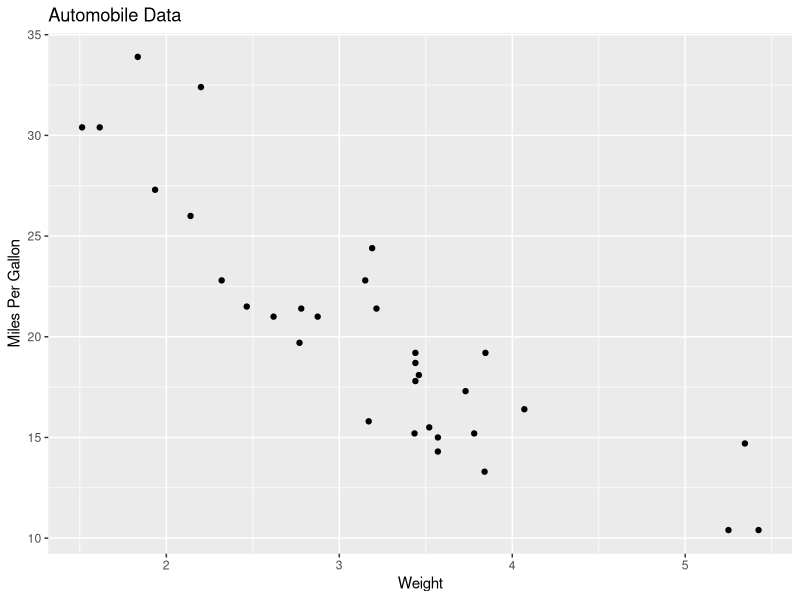
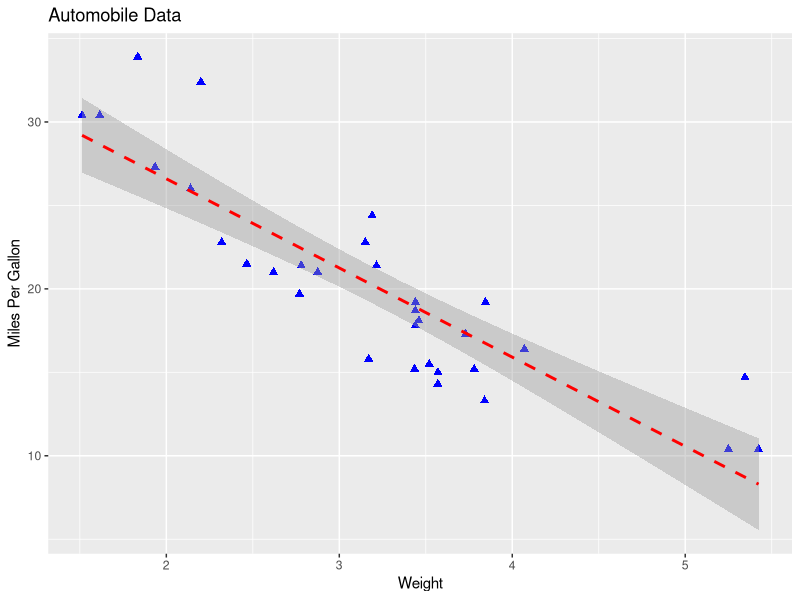
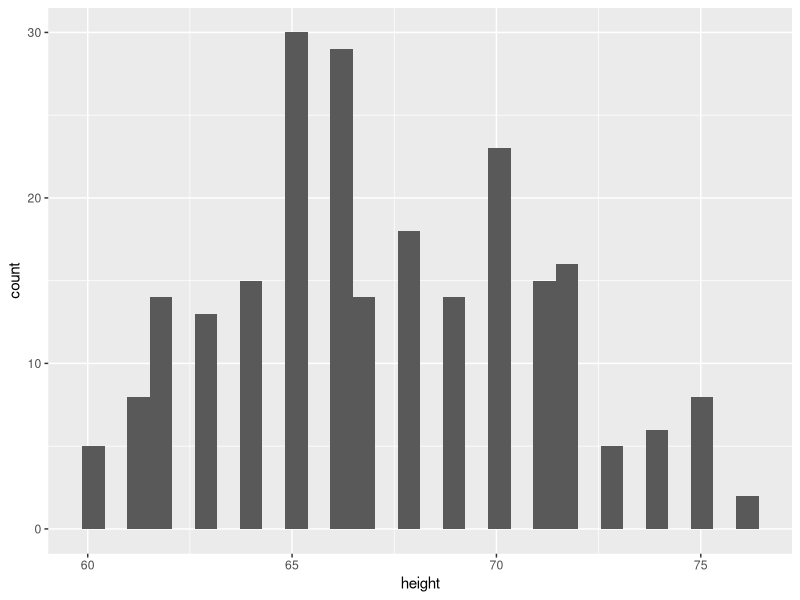
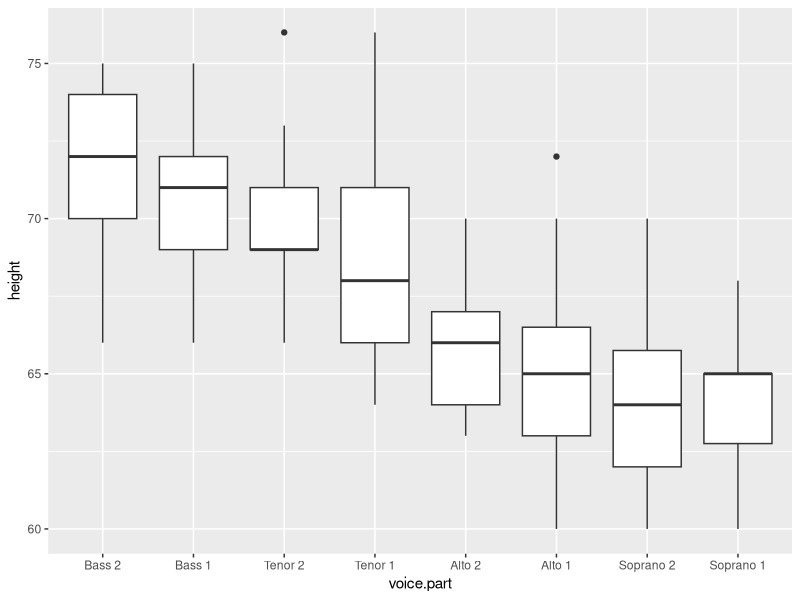
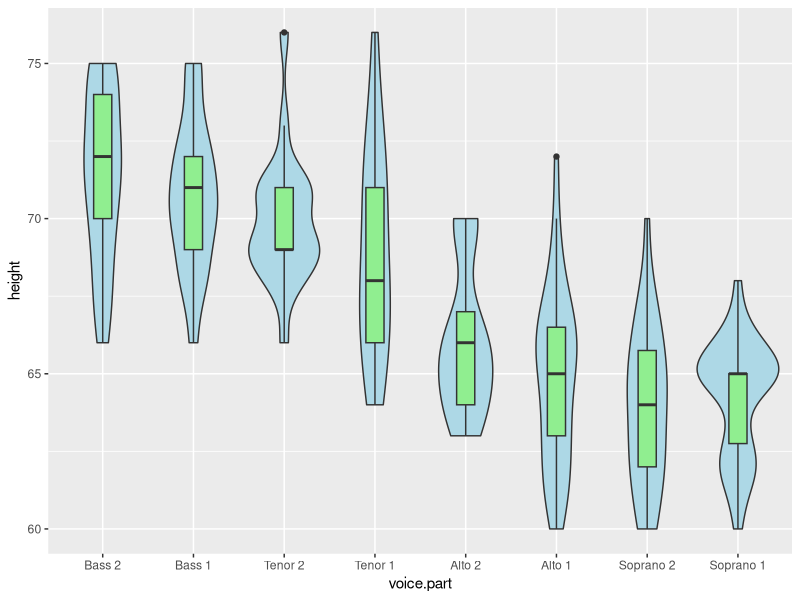

Recreate these plots in R, in order. (Note: this script raises an error after producing the figures.)
#
# R in action (2 ed.)
#

# Examples

library(ggplot2)

# 1 ---
ggplot(data = mtcars, aes(x=wt, y=mpg)) + 
       geom_point() + 
       labs(title="Automobile Data", x="Weight", y="Miles Per Gallon")

# 2 ---
ggplot(data=mtcars, aes(x=wt, y=mpg)) + 
  geom_point(pch=17, color="blue", size=2) + 
  geom_smooth(method="lm", color="red", linetype=2) +
  labs(title="Automobile Data", x="Weight", y="Miles Per Gallon")

# 3 ---
data(singer, package="lattice")
ggplot(singer, aes(x=height)) + geom_histogram()
ggplot(singer, aes(x=voice.part, y=height)) + geom_boxplot()

data(singer, package="lattice")
ggplot(singer, aes(x=voice.part, y=height)) +   
  geom_violin(fill="lightblue") + 
  geom_boxplot(fill="lightgreen", width=.2)

# 4 ----
data(Salaries, package="car")
library(ggplot2)
ggplot(Salaries, aes(x=rank, y=salary)) +
  geom_boxplot(fill="cornflowerblue", 
               color="black", notch=TRUE)+ 
  geom_point(position="jitter", color="blue", alpha=.5)+
  geom_rug(side="l", color="black")
